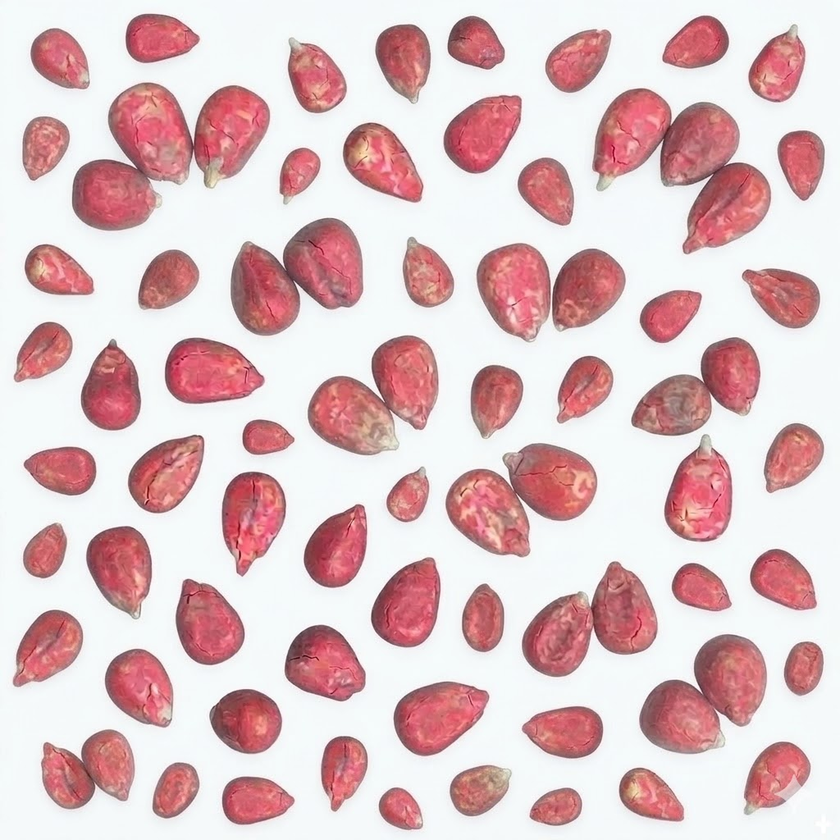
#> input picture image copy 2.png, 840 x 840 px, shrunk from 1024 x 1024 before the run
$ python -i processamento_imagem.py   (imports and definitions only)
#> lines starting #> are read from the running program, lines starting #| are printed output that depends on the picture; after the words box and inside, x2 and y2 are one past the last pixel; in counts of white or black regions, pixels touching at a corner belong together
#> in obter_contornos, img is the input picture: shape (840, 840, 3); mean B, G, R 197.7, 195, 223.2
import cv2
import numpy as np
import os

class ProcessadorImagem:

    def _salvar_diagnosticos(self, gray, blurred, thresh, thresh_filled, opening, sure_bg, dist_transform, sure_fg, unknown):
        pasta_diag = "resultados/diagnostico"
        os.makedirs(pasta_diag, exist_ok=True)
        cv2.imwrite(f"{pasta_diag}/1_gray.jpg", gray)
        cv2.imwrite(f"{pasta_diag}/2_blurred.jpg", blurred)
        cv2.imwrite(f"{pasta_diag}/3_thresh.jpg", thresh)
        cv2.imwrite(f"{pasta_diag}/4_thresh_filled.jpg", thresh_filled)
        cv2.imwrite(f"{pasta_diag}/5_opening.jpg", opening)
        cv2.imwrite(f"{pasta_diag}/6_sure_bg.jpg", sure_bg)
        dist_norm = cv2.normalize(dist_transform, None, 0, 255, cv2.NORM_MINMAX).astype(np.uint8)
        cv2.imwrite(f"{pasta_diag}/7_dist_transform.jpg", dist_norm)
        cv2.imwrite(f"{pasta_diag}/8_sure_fg.jpg", sure_fg)
        cv2.imwrite(f"{pasta_diag}/9_unknown.jpg", unknown)

    def detectar_fator_escala(self, img, tamanho_real_cm=1.0):
        """
        Detecta o quadrado rosa e retorna (px_por_cm, bbox_do_quadrado).
        bbox é (x, y, w, h) usado para excluir o quadrado dos contornos de sementes.
        """
#> called with tamanho_real_cm = 1
        hsv = cv2.cvtColor(img, cv2.COLOR_BGR2HSV)
#> hsv: shape (840, 840, 3); mean H, S, V 111.3, 44.2, 226.1

        # Rosa/magenta: cobre duas faixas do HSV (abaixo de 10 e acima de 140)
        mascara1 = cv2.inRange(hsv, np.array([140, 50,  80]), np.array([180, 255, 255]))
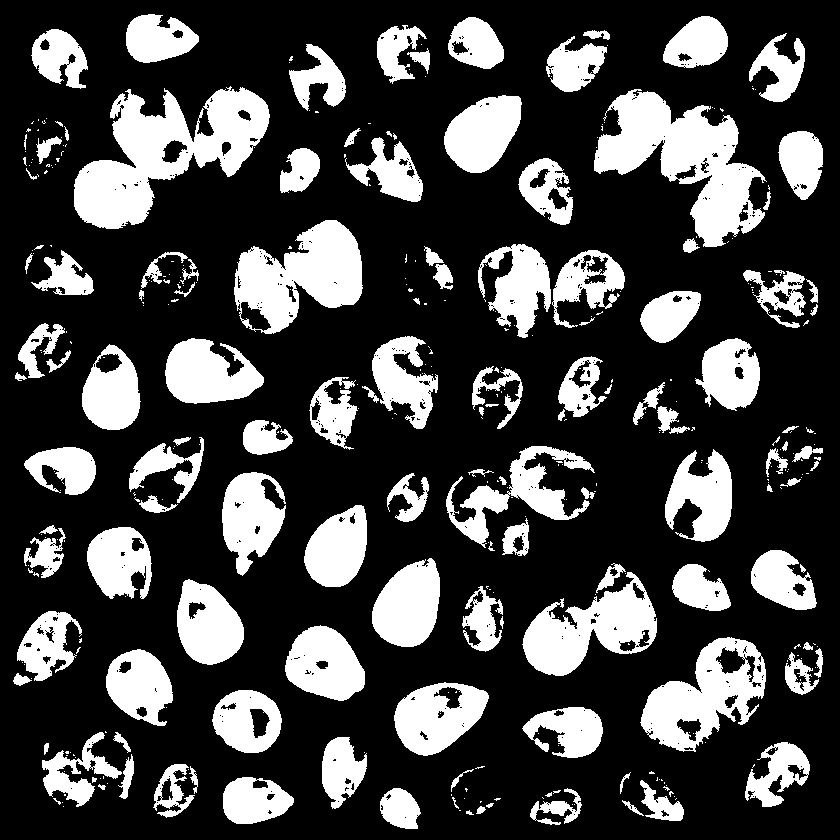
#> mascara1: shape (840, 840); 26.7% white; 397 white regions (267 under 20 px), largest, box (x1, y1, x2, y2) and area: (74, 86, 270, 229) 13206, (594, 89, 767, 247) 12014, (234, 220, 363, 334) 8517
        mascara2 = cv2.inRange(hsv, np.array([  0, 50,  80]), np.array([ 10, 255, 255]))
#> mascara2: shape (840, 840); 8.5% white; 752 white regions (555 under 20 px), largest, box (x1, y1, x2, y2) and area: (451, 470, 527, 554) 2465, (635, 377, 711, 435) 2419, (324, 378, 393, 453) 2308
        mascara_rosa = cv2.bitwise_or(mascara1, mascara2)
#> mascara_rosa: shape (840, 840); 35.3% white; 67 white regions (2 under 20 px), largest, box (x1, y1, x2, y2) and area: (74, 83, 270, 229) 15317, (594, 89, 771, 253) 14494, (446, 446, 597, 556) 10047

        kernel = np.ones((5, 5), np.uint8)
        mascara_rosa = cv2.morphologyEx(mascara_rosa, cv2.MORPH_CLOSE, kernel)
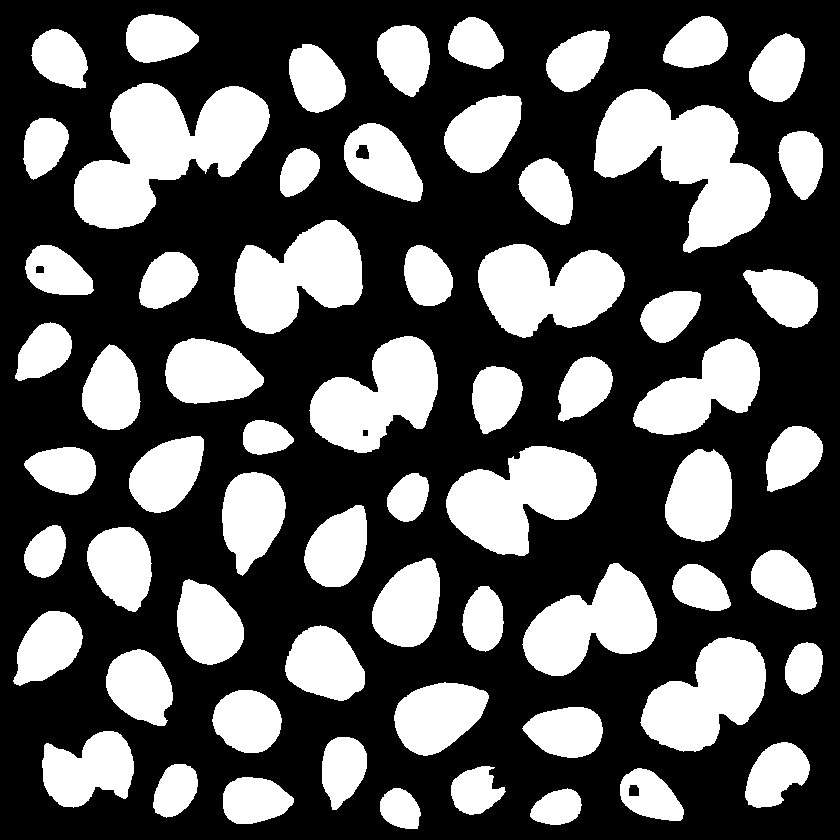
#> mascara_rosa: shape (840, 840); 35.4% white; 64 white regions, largest, box (x1, y1, x2, y2) and area: (74, 83, 270, 229) 15410, (594, 89, 771, 253) 14575, (446, 446, 597, 556) 10124
        mascara_rosa = cv2.morphologyEx(mascara_rosa, cv2.MORPH_OPEN,  kernel)
#> mascara_rosa: shape (840, 840); 35.4% white; 64 white regions

        # Salva para diagnóstico — útil para calibrar a faixa HSV
        os.makedirs("resultados/diagnostico", exist_ok=True)
        cv2.imwrite("resultados/diagnostico/0_mascara_rosa.jpg", mascara_rosa)

        contornos, _ = cv2.findContours(mascara_rosa, cv2.RETR_EXTERNAL, cv2.CHAIN_APPROX_SIMPLE)
#> contornos = 64 contours; largest, box (x1, y1, x2, y2) and area: (74, 83, 269, 229) 15068, (594, 89, 771, 252) 14244, (446, 446, 597, 556) 9895, (234, 220, 362, 334) 9212, (478, 244, 625, 337) 9155

        if not contornos:
            print("[Escala] Quadrado rosa não encontrado.")
            return None, None

        c = max(contornos, key=cv2.contourArea)
#> c = contour of 328 points, box (x1, y1, x2, y2) (74, 83, 269, 229), area 15068
        area = cv2.contourArea(c)
#> area = 15068.5

        if area < 500:
            print(f"[Escala] Contorno rosa muito pequeno ({area:.0f}px²), ignorado.")
            return None, None

        # Verifica se é razoavelmente quadrado (razão de aspecto próxima de 1)
        retangulo = cv2.minAreaRect(c)
#> retangulo = ((162.6, 140.9), (218.3, 123.9), -27.57)
        _, (w, h), _ = retangulo
#> w = 218.3; h = 123.9
        if w == 0 or h == 0:
            return None, None

        razao = max(w, h) / min(w, h)
#> razao = 1.76
        if razao > 1.5:
            print(f"[Escala] Contorno rosa não é quadrado (razão {razao:.2f}), ignorado.")
#| [Escala] Contorno rosa não é quadrado (razão 1.76), ignorado.
            return None, None

        lado_px = (w + h) / 2
        px_por_cm = lado_px / tamanho_real_cm

        # bbox para exclusão posterior
        x, y, bw, bh = cv2.boundingRect(c)
        bbox_rosa = (x, y, bw, bh)

        print(f"[Escala] Quadrado detectado: {lado_px:.1f}px → {px_por_cm:.2f} px/cm | bbox={bbox_rosa}")
        return px_por_cm, bbox_rosa

    def _contorno_dentro_bbox(self, contorno, bbox, margem=10):
        """Retorna True se o centro do contorno estiver dentro da bbox do quadrado rosa."""
        if bbox is None:
            return False
        x, y, bw, bh = bbox
        M = cv2.moments(contorno)
        if M["m00"] == 0:
            return False
        cx = int(M["m10"] / M["m00"])
        cy = int(M["m01"] / M["m00"])
        return (x - margem) < cx < (x + bw + margem) and (y - margem) < cy < (y + bh + margem)

    def obter_contornos(self, caminho_imagem):
        img = cv2.imread(caminho_imagem)
        if img is None:
            raise FileNotFoundError(f"Erro: Imagem não encontrada em {caminho_imagem}")

        # 1. Detecta escala ANTES do watershed
        px_por_cm, bbox_rosa = self.detectar_fator_escala(img, tamanho_real_cm=1.0)

        gray    = cv2.cvtColor(img, cv2.COLOR_BGR2GRAY)
        blurred = cv2.GaussianBlur(gray, (5, 5), 0)

        _, thresh = cv2.threshold(blurred, 0, 255, cv2.THRESH_BINARY_INV + cv2.THRESH_OTSU)
#> thresh: shape (840, 840); 37.4% white; 65 white regions (1 under 20 px), largest, box (x1, y1, x2, y2) and area: (72, 82, 270, 231) 16317, (592, 88, 771, 254) 15340, (231, 218, 363, 336) 10364

        im_floodfill = thresh.copy()
        h, w = thresh.shape[:2]
        mask = np.zeros((h + 2, w + 2), np.uint8)
        cv2.floodFill(im_floodfill, mask, (0, 0), 255)
#> im_floodfill: shape (840, 840); 99.7% white; 84 black regions (59 under 20 px), largest, box (x1, y1, x2, y2) and area: (359, 143, 376, 163) 171, (573, 473, 592, 498) 163, (688, 505, 708, 517) 149
        thresh_filled = thresh | cv2.bitwise_not(im_floodfill)
#> thresh_filled: shape (840, 840); 37.7% white; 65 white regions (1 under 20 px), largest, box (x1, y1, x2, y2) and area: (72, 82, 270, 231) 16410, (592, 88, 771, 254) 15435, (445, 443, 597, 557) 10674

        kernel  = np.ones((3, 3), np.uint8)
        opening = cv2.morphologyEx(thresh_filled, cv2.MORPH_OPEN, kernel, iterations=2)
#> opening: shape (840, 840); 37.6% white; 64 white regions, largest, box (x1, y1, x2, y2) and area: (72, 82, 270, 231) 16384, (592, 88, 771, 254) 15422, (445, 443, 597, 557) 10666

        sure_bg        = cv2.dilate(opening, kernel, iterations=3)
#> sure_bg: shape (840, 840); 46.5% white; 64 white regions, largest, box (x1, y1, x2, y2) and area: (69, 79, 273, 234) 19193, (589, 85, 774, 257) 18112, (442, 440, 600, 560) 12543
        dist_transform = cv2.distanceTransform(opening, cv2.DIST_L2, 5)
        _, sure_fg     = cv2.threshold(dist_transform, 0.50 * dist_transform.max(), 255, 0)
#> sure_fg: shape (840, 840) float32; 6.7% white; 72 white regions (2 under 20 px), largest, box (x1, y1, x2, y2) and area: (126, 100, 177, 163) 1953, (301, 236, 345, 290) 1652, (495, 261, 534, 319) 1577
        sure_fg        = np.uint8(sure_fg)
        unknown        = cv2.subtract(sure_bg, sure_fg)
#> unknown: shape (840, 840); 39.7% white; 64 white regions, largest, box (x1, y1, x2, y2) and area: (69, 79, 273, 234) 14531, (589, 85, 774, 257) 14116, (442, 440, 600, 560) 9621

        _, markers = cv2.connectedComponents(sure_fg)
#> markers: shape (840, 840) int32; 73 distinct labels, from 0 to 72
        markers = markers + 1
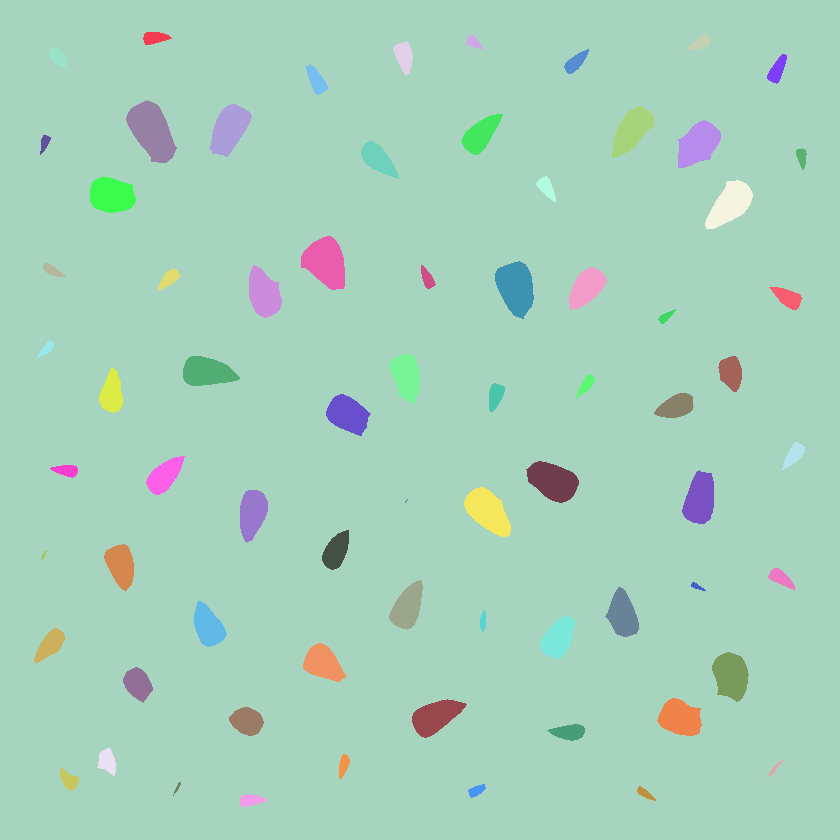
#> markers: shape (840, 840) int32; 73 distinct labels, from 1 to 73; one colour per label, 0 black
        markers[unknown == 255] = 0
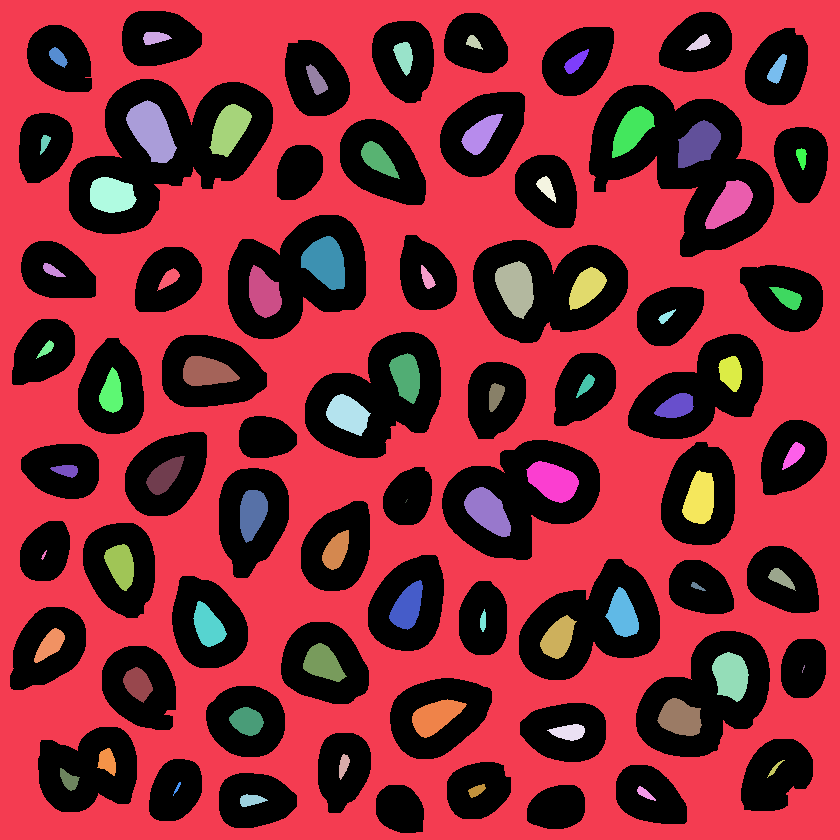
#> markers: shape (840, 840) int32; 74 distinct labels, from 0 to 73; one colour per label, 0 black
        markers = cv2.watershed(img, markers)
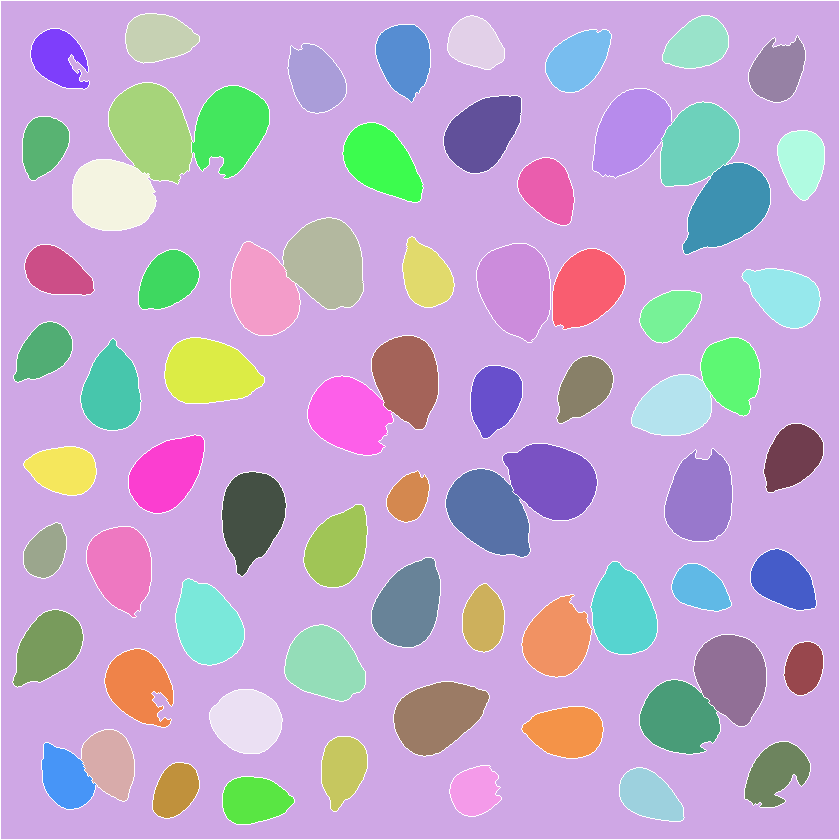
#> markers: shape (840, 840) int32; 74 distinct labels, from -1 to 73; one colour per label, 0 black, -1 white

        contornos_separados = []
        for marker_id in np.unique(markers):
            if marker_id <= 1:
                continue
            mascara_individual = np.zeros(gray.shape, dtype="uint8")
            mascara_individual[markers == marker_id] = 255
            cnts, _ = cv2.findContours(mascara_individual, cv2.RETR_EXTERNAL, cv2.CHAIN_APPROX_SIMPLE)
            if len(cnts) > 0:
                c = max(cnts, key=cv2.contourArea)
                if cv2.contourArea(c) > 150:
                    # 2. Exclui o contorno que corresponde ao quadrado rosa
                    if self._contorno_dentro_bbox(c, bbox_rosa):
                        print(f"[Escala] Contorno excluído (é o quadrado de referência)")
                        continue
                    contornos_separados.append(c)
#> this loop made 74 passes
#> marker_id on pass 1: -1
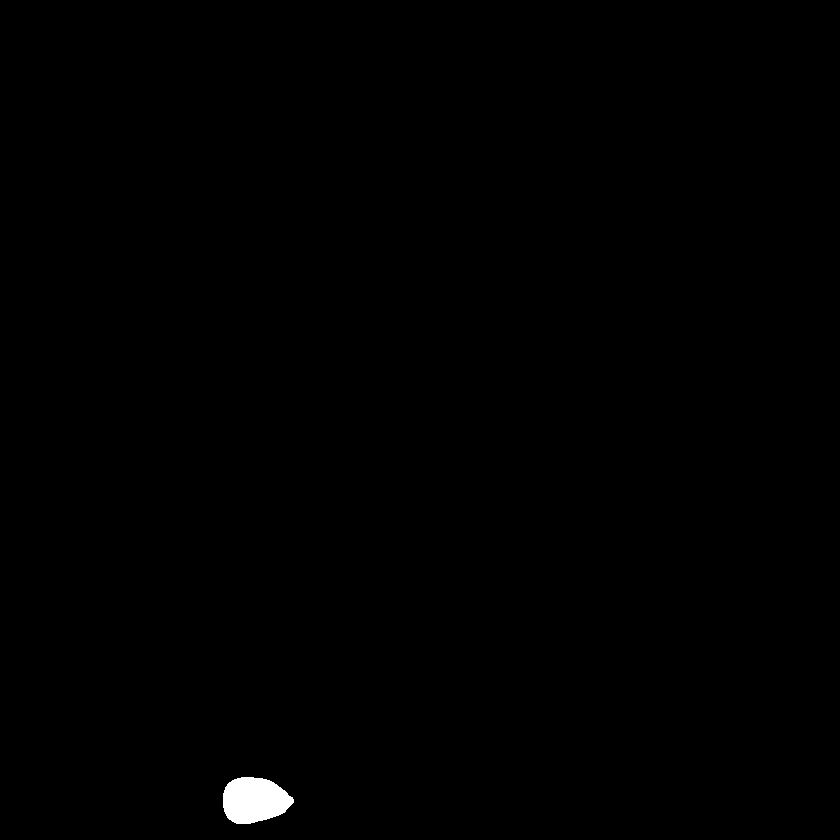
#> mascara_individual: shape (840, 840); 0.36% white; 1 white region
#> after the loop, contornos_separados = 72 contours; largest, box (x1, y1, x2, y2) and area: (109, 83, 192, 184) 5833, (283, 218, 363, 309) 5302, (477, 244, 550, 342) 5261, (446, 469, 530, 557) 5098, (503, 444, 597, 520) 5065

        self._salvar_diagnosticos(gray, blurred, thresh, thresh_filled, opening, sure_bg, dist_transform, sure_fg, unknown)

        return img, gray, opening, contornos_separados, px_por_cm

>>> result = ProcessadorImagem().obter_contornos('image copy 2.png')
#> result = 5 items
